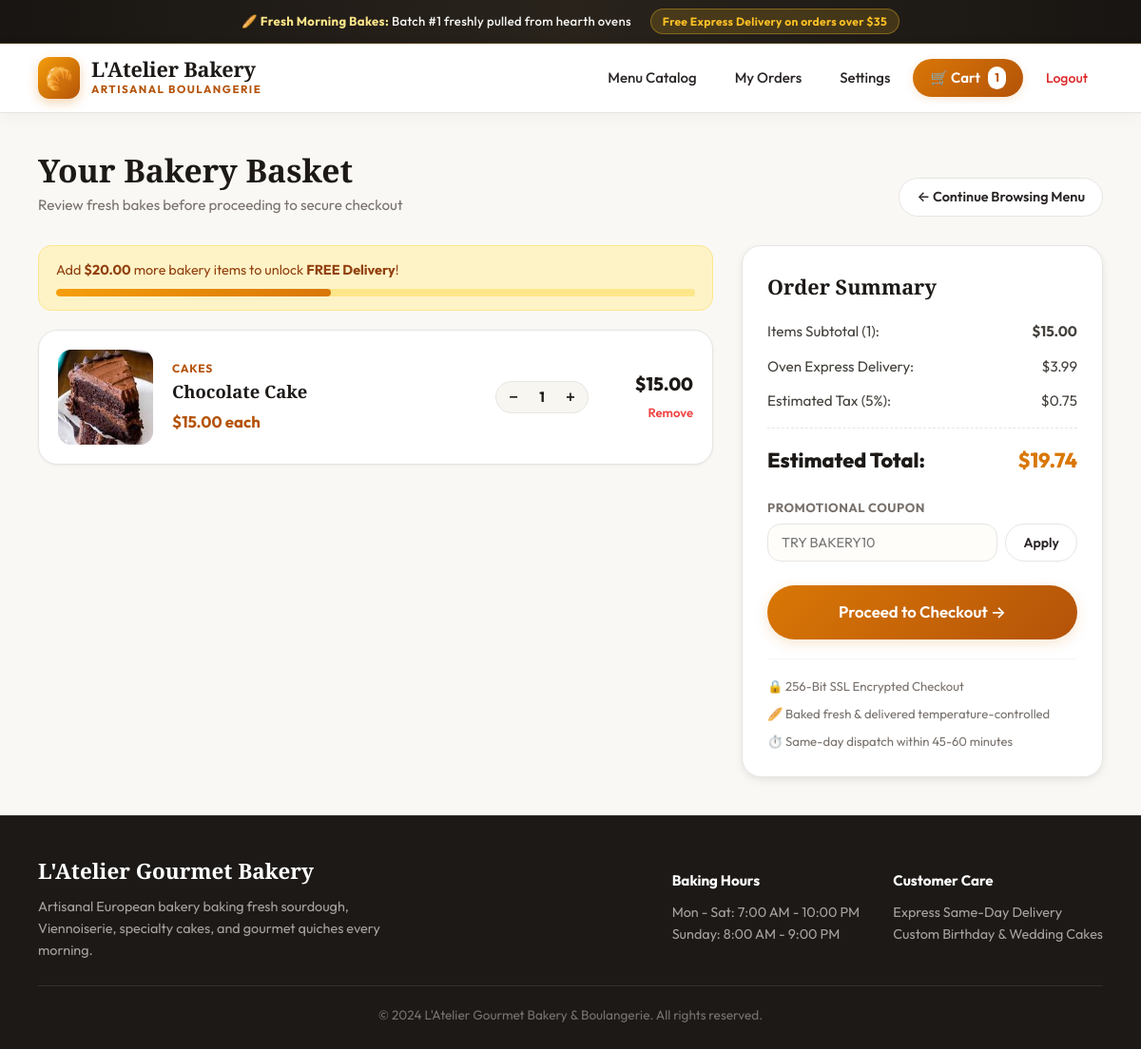
The app's page /view_cart.php (signed in), older data.
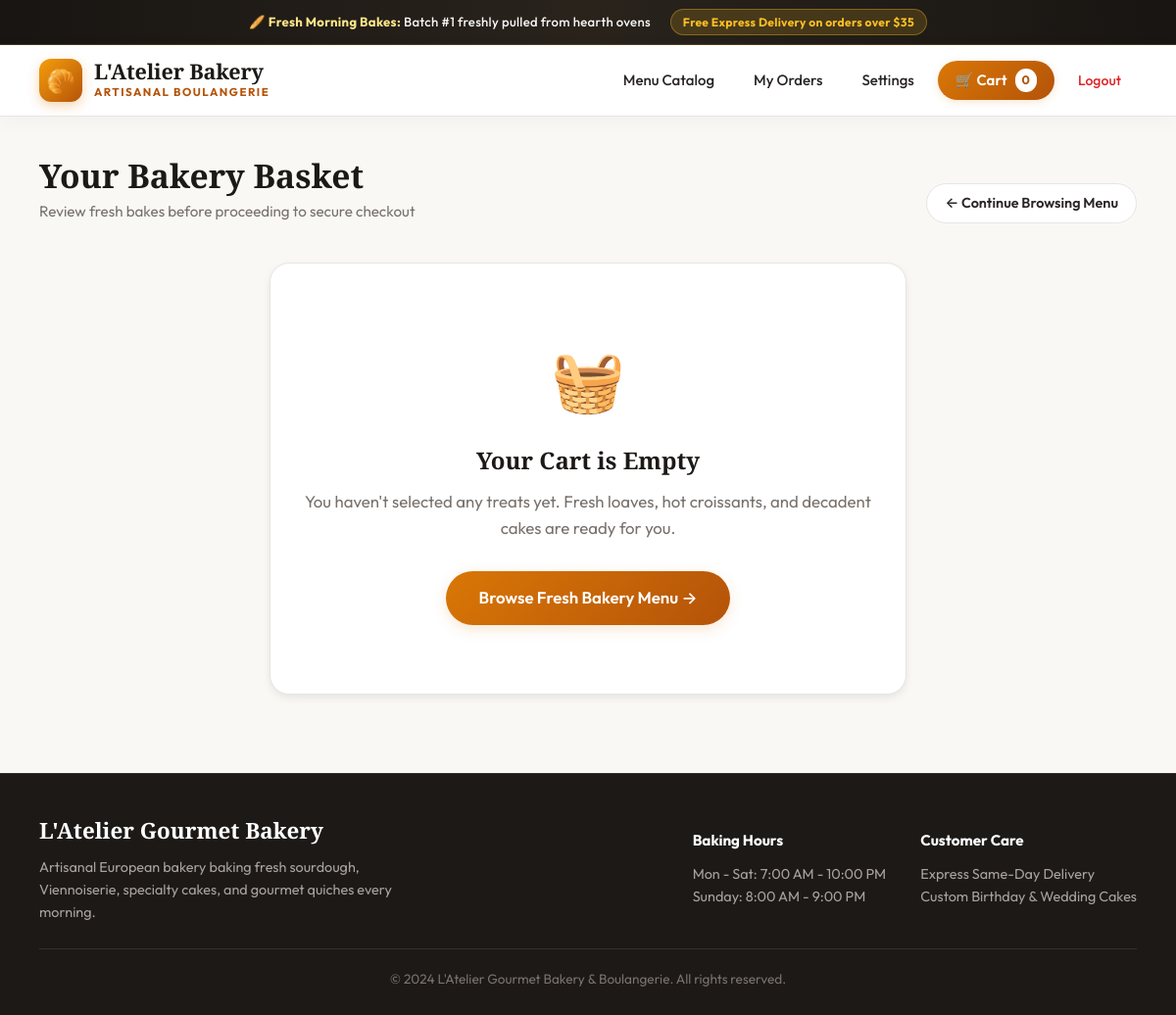
The same page, newer data.
### tables this page shows
CREATE TABLE `cart` (
  `id` int(11) NOT NULL AUTO_INCREMENT,
  `customer_id` int(11) DEFAULT NULL,
  `product_id` int(11) DEFAULT NULL,
  `quantity` int(11) DEFAULT NULL,
  PRIMARY KEY (`id`),
  KEY `customer_id` (`customer_id`),
  KEY `product_id` (`product_id`),
  CONSTRAINT `cart_ibfk_1` FOREIGN KEY (`customer_id`) REFERENCES `customers` (`id`),
  CONSTRAINT `cart_ibfk_2` FOREIGN KEY (`product_id`) REFERENCES `products` (`id`)
);

CREATE TABLE `products` (
  `id` int(11) NOT NULL AUTO_INCREMENT,
  `category_id` int(11) DEFAULT NULL,
  `name` varchar(100) DEFAULT NULL,
  `description` text DEFAULT NULL,
  `price` decimal(10,2) DEFAULT NULL,
  `image` varchar(255) DEFAULT NULL,
  `image_path` varchar(500) DEFAULT NULL,
  `badge` varchar(50) DEFAULT NULL,
  `is_featured` tinyint(1) DEFAULT 0,
  PRIMARY KEY (`id`),
  KEY `category_id` (`category_id`),
  CONSTRAINT `products_ibfk_1` FOREIGN KEY (`category_id`) REFERENCES `categories` (`id`)
);

CREATE TABLE `categories` (
  `id` int(11) NOT NULL AUTO_INCREMENT,
  `name` varchar(100) DEFAULT NULL,
  `image_path` varchar(500) DEFAULT NULL,
  PRIMARY KEY (`id`)
);

### view_cart.php (the view, shortened to what the changed rows need)
<?php
$customer_id = (int)$_SESSION['customer_id'];
$conn = getDbConnection();
$stmt = $conn->prepare("SELECT products.id as product_id, products.name, products.price, products.image_path, categories.name as category_name, cart.quantity
                        FROM cart
                        JOIN products ON cart.product_id = products.id
                        LEFT JOIN categories ON products.category_id = categories.id
                        WHERE cart.customer_id = ?");
$stmt->bind_param("i", $customer_id);
$stmt->execute();
$result = $stmt->get_result();
$items = [];
$subtotal = 0;
$total_quantity = 0;
while ($row = $result->fetch_assoc()) {
    $items[] = $row;
    $subtotal += $row['price'] * $row['quantity'];
    $total_quantity += (int)$row['quantity'];
}
$discount_rate = $_SESSION['promo_discount'] ?? 0.0;
$discount_amount = $subtotal * $discount_rate;
$free_ship_by_coupon = $_SESSION['promo_free_ship'] ?? false;
$free_ship_threshold = 35.00;
$is_free_shipping = ($subtotal >= $free_ship_threshold) || $free_ship_by_coupon;
$delivery_fee = ($subtotal > 0 && !$is_free_shipping) ? 3.99 : 0.00;
$tax = ($subtotal - $discount_amount) * 0.05;
$final_total = max(0, ($subtotal - $discount_amount + $delivery_fee + $tax));
?>
<!DOCTYPE html>
<html lang="en">
<head>
    <link rel="stylesheet" href="style.css">
</head>
<body>
    <nav class="navbar">
        <div class="nav-links">
            <a href="view_cart.php" class="cart-nav-badge">
                🛒 Cart <span class="cart-pill-count"><?php echo $total_quantity; ?></span>
            </a>
        </div>
    </nav>
    <div class="container">
        <div class="section-header" style="margin-bottom:30px;">
            <div>
                <h1 class="section-title">Your Bakery Basket</h1>
            </div>
        </div>
        <?php if (empty($items)): ?>
            <div class="form-box" style="text-align:center; padding:70px 20px; max-width:650px; margin:40px auto;">
                <div style="font-size:3.8rem; margin-bottom:15px;">🧺</div>
                <h2 style="font-family:var(--font-heading); color:var(--espresso); margin-bottom:10px;">Your Cart is Empty</h2>
                <p style="color:var(--muted); margin-bottom:30px; font-size:1.05rem;">
                    You haven't selected any treats yet. Fresh loaves, hot croissants, and decadent cakes are ready for you.
                </p>
                <a href="products.php" class="btn btn-primary" style="padding:14px 34px; font-size:1.05rem;">
                    Browse Fresh Bakery Menu &rarr;
                </a>
            </div>
        <?php else: ?>
            <div class="cart-layout">
                <div>
                    <div class="free-shipping-progress">
                        <?php if ($is_free_shipping): ?>
                            <strong>🎉 Congratulations!</strong> You have unlocked <strong>FREE Express Delivery</strong>!
                            <div class="progress-bar-wrap">
                                <div class="progress-bar-fill" style="width: 100%;"></div>
                            </div>
                        <?php else:
                            $remaining = $free_ship_threshold - $subtotal;
                            $pct = min(100, round(($subtotal / $free_ship_threshold) * 100));
                        ?>
                            Add <strong>$<?php echo number_format($remaining, 2); ?></strong> more bakery items to unlock <strong>FREE Delivery</strong>!
                            <div class="progress-bar-wrap">
                                <div class="progress-bar-fill" style="width: <?php echo $pct; ?>%;"></div>
                            </div>
                        <?php endif; ?>
                    </div>
                    <?php foreach ($items as $item):
                        $item_subtotal = $item['price'] * $item['quantity'];
                        $img_src = !empty($item['image_path']) ? $item['image_path'] : 'https://images.unsplash.com/photo-1578985545062-69928b1d9587?auto=format&fit=crop&w=300&q=80';
                    ?>
                        <div class="cart-item-card">
                            <img src="<?php echo htmlspecialchars($img_src); ?>" alt="<?php echo htmlspecialchars($item['name']); ?>" class="cart-item-thumb" onerror="this.onerror=null; this.src='https://images.unsplash.com/photo-1509440159596-0249088772ff?auto=format&fit=crop&w=300&q=80';">
                            <div style="flex:1;">
                                <div style="font-size:0.75rem; text-transform:uppercase; color:var(--primary-dark); font-weight:700; letter-spacing:0.8px;">
                                    <?php echo htmlspecialchars($item['category_name'] ?? 'Bakery Item'); ?>
                                </div>
                                <h3 style="font-family:var(--font-heading); font-size:1.15rem; color:var(--espresso); margin-bottom:4px;">
                                    <?php echo htmlspecialchars($item['name']); ?>
                                </h3>
                                <div style="font-weight:700; color:var(--primary-dark); font-size:1.05rem;">
                                    $<?php echo number_format($item['price'], 2); ?> each
                                </div>
                            </div>
                            <form action="view_cart.php" method="POST" style="display:flex; align-items:center; gap:8px;">
                                <div class="qty-stepper">
                                    <button type="submit" name="quantity" value="<?php echo max(0, $item['quantity'] - 1); ?>" class="qty-btn">&minus;</button>
                                    <span class="qty-input" style="line-height:28px;"><?php echo (int)$item['quantity']; ?></span>
                                    <button type="submit" name="quantity" value="<?php echo $item['quantity'] + 1; ?>" class="qty-btn">&plus;</button>
                                </div>
                            </form>
                            <div style="text-align:right; min-width:90px;">
                                <div style="font-size:1.2rem; font-weight:800; color:var(--espresso);">
                                    $<?php echo number_format($item_subtotal, 2); ?>
                                </div>
                                <a href="view_cart.php?remove=<?php echo $item['product_id']; ?>" onclick="return confirm('Remove this item from your cart?');" style="color:#ef4444; font-size:0.82rem; text-decoration:none; font-weight:600; display:inline-block; margin-top:4px;">
                                    Remove
                                </a>
                            </div>
                        </div>
                    <?php endforeach; ?>
                </div>
                <div class="summary-card">
                    <h3 style="font-family:var(--font-heading); font-size:1.35rem; color:var(--espresso); margin-bottom:18px;">
                        Order Summary
                    </h3>
                    <div class="summary-row">
                        <span>Items Subtotal (<?php echo $total_quantity; ?>):</span>
                        <strong>$<?php echo number_format($subtotal, 2); ?></strong>
                    </div>
                    <div class="summary-row">
                        <span>Oven Express Delivery:</span>
                        <span>
                            <?php if ($delivery_fee == 0): ?>
                                <strong style="color:var(--success);">FREE</strong>
                            <?php else: ?>
                                $<?php echo number_format($delivery_fee, 2); ?>
                            <?php endif; ?>
                        </span>
                    </div>
                    <div class="summary-row">
                        <span>Estimated Tax (5%):</span>
                        <span>$<?php echo number_format($tax, 2); ?></span>
                    </div>
                    <div class="summary-row total">
                        <span>Estimated Total:</span>
                        <span style="color:var(--primary);">$<?php echo number_format($final_total, 2); ?></span>
                    </div>
                    <form action="view_cart.php" method="POST" style="margin: 22px 0 15px;">
                        <label style="font-size:0.82rem; font-weight:700; color:var(--muted); text-transform:uppercase; letter-spacing:0.5px; display:block; margin-bottom:6px;">
                            Promotional Coupon
                        </label>
                        <div style="display:flex; gap:8px;">
                            <input type="text" name="promo_code" placeholder="Try BAKERY10" value="<?php echo htmlspecialchars($_SESSION['promo_code'] ?? ''); ?>" class="form-control" style="padding:10px 14px; font-size:0.9rem; text-transform:uppercase;">
                            <button type="submit" class="btn btn-secondary" style="padding:10px 18px; font-size:0.88rem; white-space:nowrap;">
                                Apply
                            </button>
                        </div>
                    </form>
                    <a href="checkout.php" class="btn btn-primary" style="width:100%; padding:15px; font-size:1.05rem; margin-top:10px;">
                        Proceed to Checkout &rarr;
                    </a>
                    <div style="margin-top:20px; padding-top:18px; border-top:1px solid var(--border-light); font-size:0.82rem; color:var(--muted); display:flex; flex-direction:column; gap:8px;">
                        <div>🔒 256-Bit SSL Encrypted Checkout</div>
                        <div>🥖 Baked fresh & delivered temperature-controlled</div>
                        <div>⏱️ Same-day dispatch within 45-60 minutes</div>
                    </div>
                </div>
            </div>
        <?php endif; ?>
    </div>
</body>
</html>

Row changes from the older to the newer data that the page shows:
removed cart: product.image_path (picture), categories.name "CAKES", product.name "Chocolate Cake", product.price "15.00", quantity "1"
Text that changed along with them:
$total_quantity: "1" → "0"
$remaining: "20.00" → (not shown)
$total_quantity: "1" → (not shown)
$subtotal: "15.00" → (not shown)
$delivery_fee: "3.99" → (not shown)
$tax: "0.75" → (not shown)
$final_total: "19.74" → (not shown)
text no longer shown: "Add $ more bakery items to unlock FREE Delivery ! Order Summary Items Subtotal ( ): $ Oven Express Delivery: $ Estimated Tax (5%): $ Estimated Total: $ PROMOTIONAL COUPON Apply Proceed to Checkout → 🔒 256-Bit SSL Encrypted Checkout 🥖 Baked fresh & delivered temperature-controlled ⏱️ Same-day dispatch within 45-60 minutes"
text now shown: "🧺 Your Cart is Empty You haven't selected any treats yet. Fresh loaves, hot croissants, and decadent cakes are ready for you. Browse Fresh Bakery Menu →"
